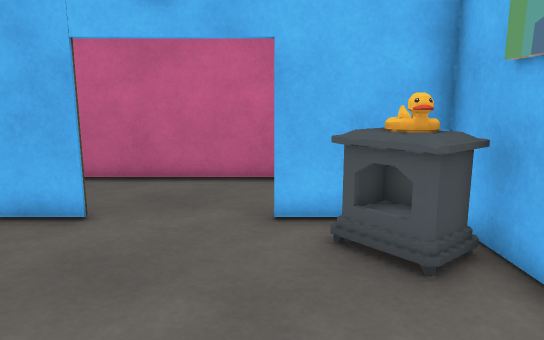
[1] (above)

24 first-person views from a walk through a Unity game level. The camera is 1.2 m above the floor, tilts 10° down and sees 70° across. Doors are open. The floor is counted in squares, 0.5 m on a side. Each view is taken from the middle of a square. On the plan, view 1 faces up. The plan holds only what a view shows up to about 20 squares ahead; the rest is blank. The place goes on beyond the plan. The player character is not drawn. Some surface patterns are stand-ins.

[2]
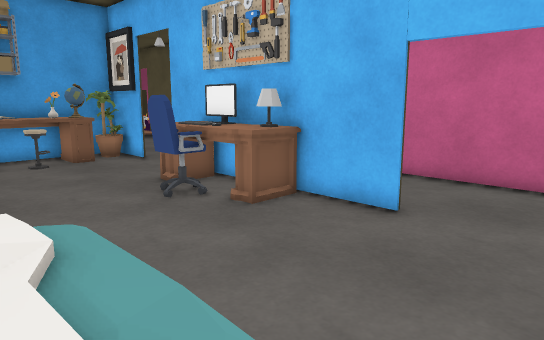

[3]
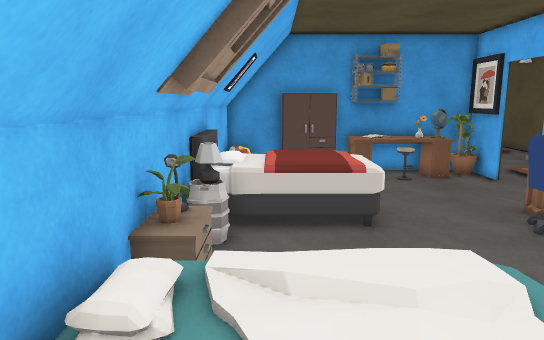

[4]
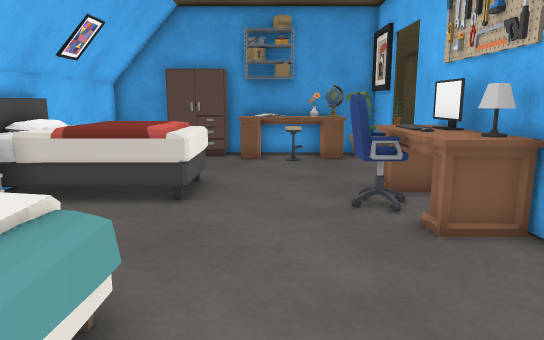

[5]
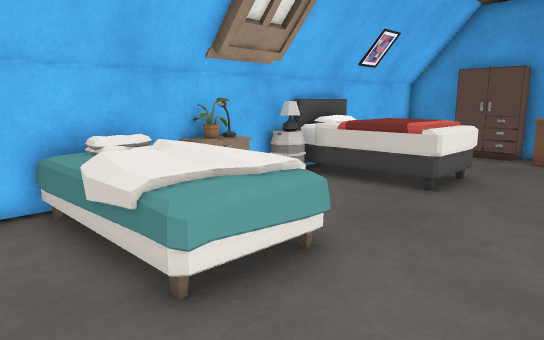

[6]
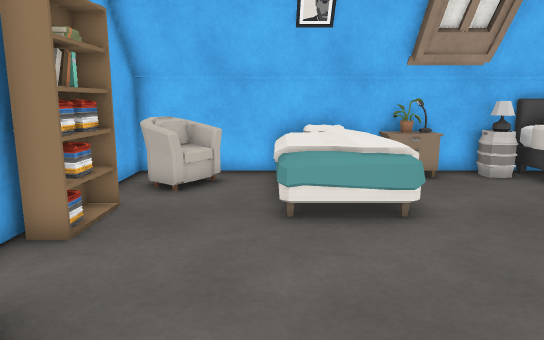

[7]
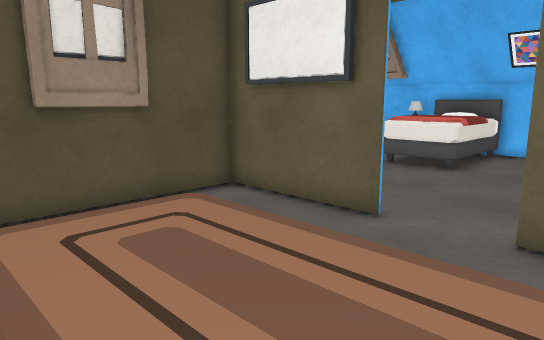

[8]
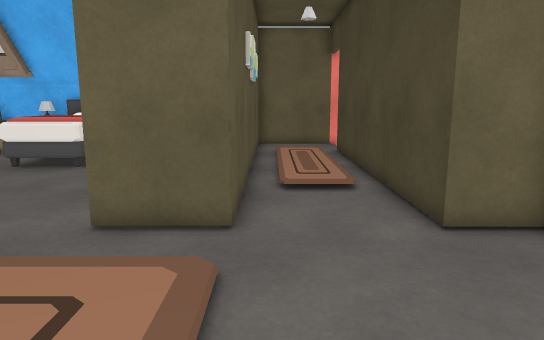

[9]
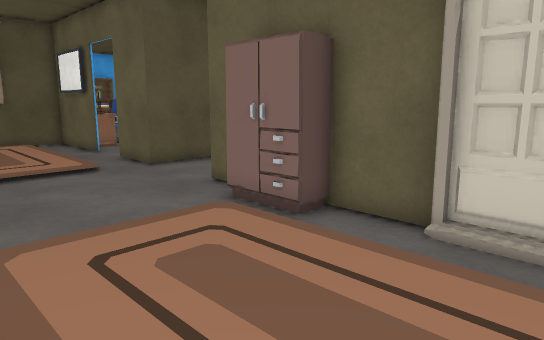

[10]
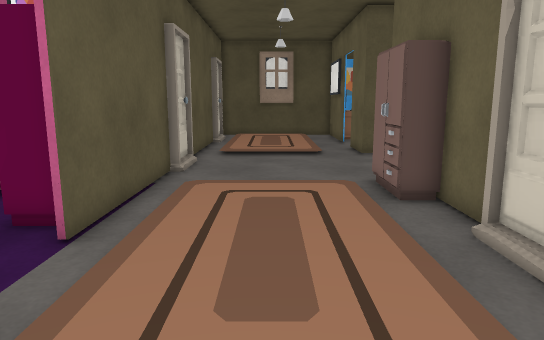

[11]
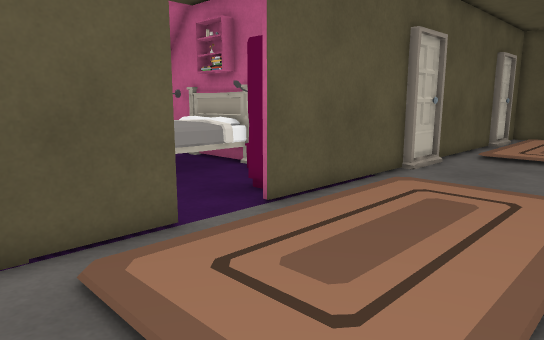

[12]
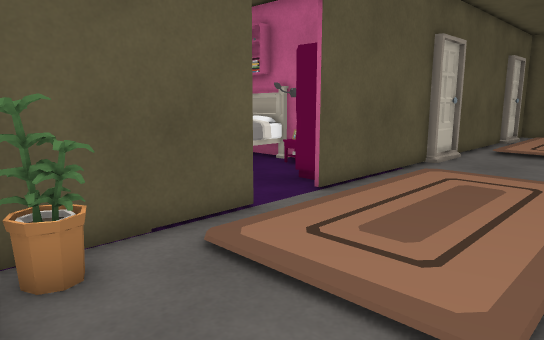

[13]
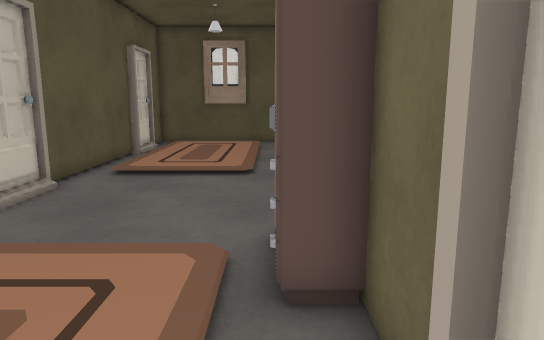

[14]
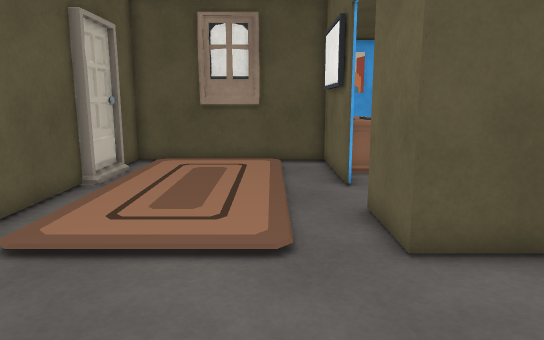

[15]
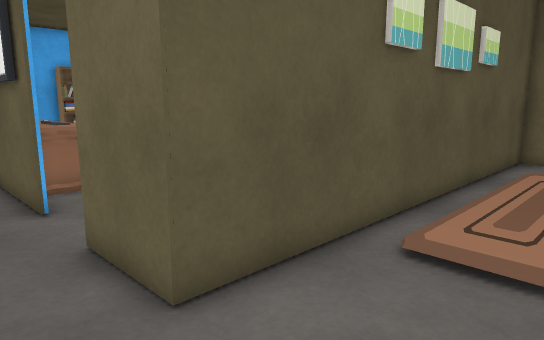

[16]
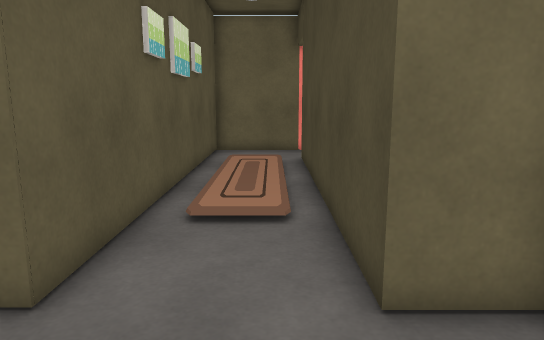

[17]
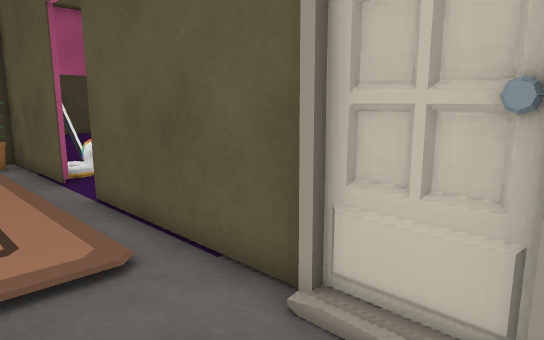

[18]
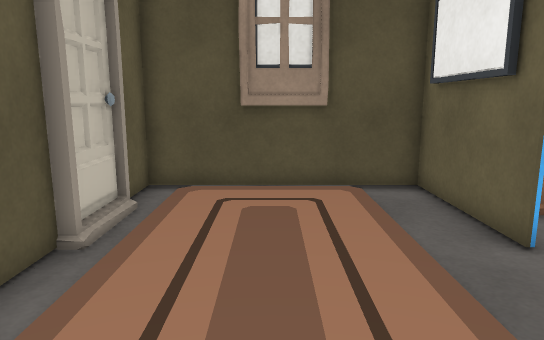

[19]
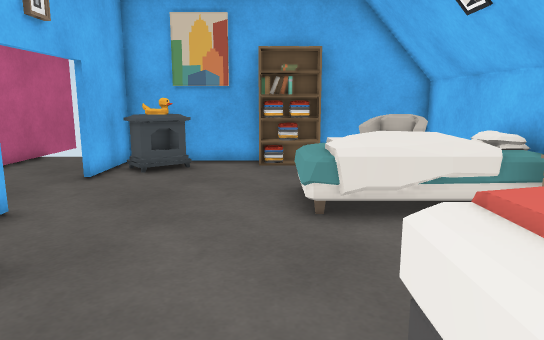

[20]
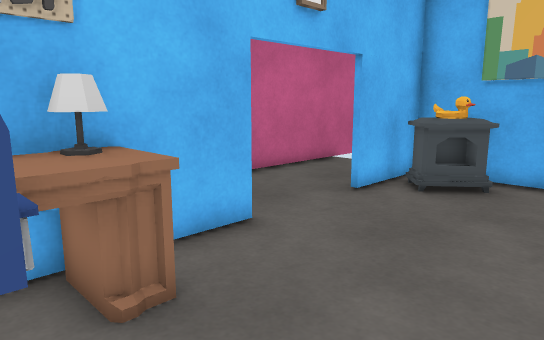

[21]
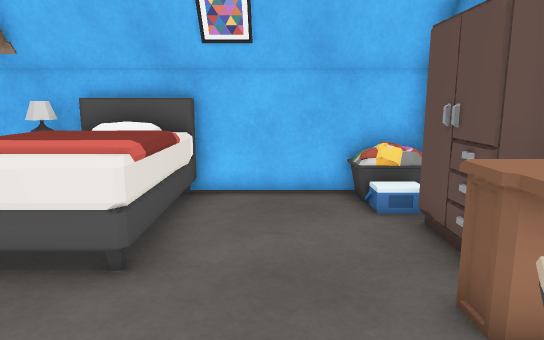

[22]
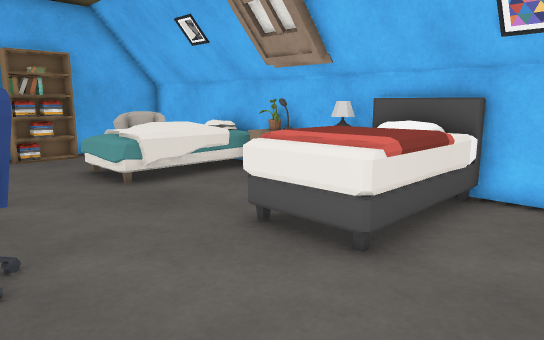

[23]
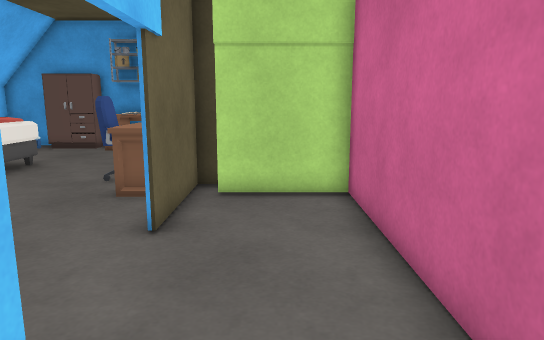

[24]
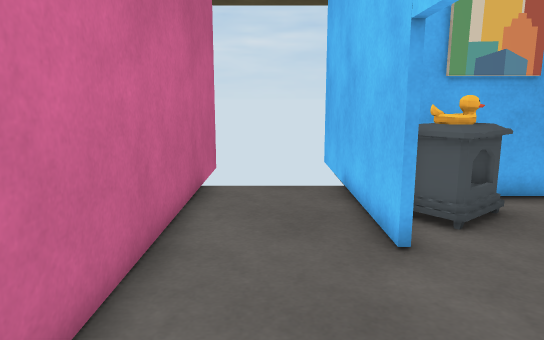

### Floor plan
Points are (right, up) in squares from view 1. A wall is a line through its corners. A room is listed if a view was taken in it or the views show most of it. See-through windows are left out.
Room 1 (views 1, 2, 3, 4, 5, 7, 8, 9, 10, 11, 12, 13, 14, 15, 16, 17, 18, 19, 20, 21, 22)
walls: (-24.1, 7.9) (-22.3, 7.9) (-22.3, 4.8); (-22.3, 1.6) (-22.3, -0.5); (-18.2, 0.5) (-18.2, 7.9) (-15.5, 7.9); (-29.2, 7.9) (-26.8, 7.9); (-15.5, 7.7) (-18, 7.7) (-18, 0.9); (-18, -1.5) (-18, -3.9); (-31, 7.9) (-29.4, 7.9); (-18.1, -3.2) (-17.1, -3.2); (-18.1, -3.5) (-15.8, -3.5); (-17.9, -3.8) (-16.1, -3.8); (-13, 7.9) (-11.5, 7.9); (-16.5, -3.2) (-15.8, -3.2); (-18, -4.2) (-11.4, -4.2); (-22.8, 15.5) (-26.6, 15.5); (-18.2, -4.4) (-18.2, -1.4); (-20.2, 15.2) (-20.9, 15.2); (-20.4, 15.5) (-22.6, 15.5); (-11.4, 7.7) (-13, 7.7); (-9.6, 7.9) (-8.5, 7.9); (-12.9, 15.1) (-12.9, 15.5) (-19.9, 15.5); (-33.4, 15.5) (-36.5, 15.5); (-8.2, 8.5) (-8.2, 11.6); (-8.4, 10.4) (-8.4, 12.9); (-10.4, 15.2) (-11, 15.2); (-10.6, 15.5) (-12.5, 15.5); (-9.6, -4.2) (-8.4, -4.2); (-8.2, 12.4) (-8.2, 15.5) (-9.8, 15.5); (-36.8, 15.5) (-37.6, 15.5); (-3.8, 7.7) (-9.5, 7.7); (-4.6, -4.2) (-3.4, -4.2); (-1.6, -4.2) (3.5, -4.2) (3.5, 0.1); (0.8, -3.2) (2.5, -3.2); (2.1, -2.5) (2.9, -2.5); (3.5, 2.1) (3.5, 7.7) (0, 7.7)
ways out: open door at (-2, 7.5) to room 2; opening at (-20.5, -5); open door at (-11.3, 15.3); gap at (-37, 16)
objects: other object (-36, 16) to (-35, 17); other object (-33, 17); wardrobe (-29, 16) to (-27, 17); wardrobe (-27, 9) to (-24, 9); wardrobe (-18, -2) to (-17, 1); shelf (-18, 2) to (-17, 4); other object (-17, 5); plant (-17, 6); desk (-16, 2) to (-16, 3); other object (-16, 4); desk (-16, 5) to (-16, 6); bed (-12, -4) to (-9, 1); desk (-11, 6) to (-10, 7); other object (-10, 7) to (-9, 7); other object (-9, -4) to (-8, -3); other object (-9, 5) to (-8, 5); other object (-9, 6) to (-8, 6); desk (-8, 6) to (-7, 7); other object (-7, 7); other object (-6, -4); dresser (-6, -3); plant (-5, -4) to (-5, -3); bed (-4, -4) to (-1, 1); fireplace (1, 5) to (3, 7); sofa (2, -1); bookshelf (3, 0) to (3, 2); other object (3, 4) to (4, 5)
Room 2 (views 6, 23, 24)
walls: (0, 7.9) (7.5, 7.9); (-7.5, 7.9) (-3.8, 7.9); (6, 12) (-6.9, 12) (-6.9, 8.5)
ways out: open door at (-2, 7.5) to room 1

Where each view was taken, in squares from view 1:
view 1: 0 up, 0 right, facing up
view 2: 0 up, 0 right, facing up-left
view 3: 2 down, 1 right, facing left
view 4: 3 up, 0 right, facing left
view 5: 5 up, 1 right, facing down-left
view 6: 9 up, 1 left, facing down
view 7: 15 up, 17 left, facing down-right
view 8: 15 up, 19 left, facing down
view 9: 15 up, 32 left, facing down-right
view 10: 12 up, 36 left, facing right
view 11: 9 up, 36 left, facing up-right
view 12: 9 up, 38 left, facing up-right
view 13: 9 up, 31 left, facing right
view 14: 10 up, 24 left, facing right
view 15: 10 up, 22 left, facing down-right
view 16: 12 up, 21 left, facing down
view 17: 12 up, 20 left, facing up-left
view 18: 12 up, 19 left, facing right
view 19: 2 up, 12 left, facing right
view 20: 2 up, 9 left, facing up-right
view 21: 6 up, 14 left, facing down
view 22: 6 up, 15 left, facing down-right
view 23: 10 up, 3 right, facing left
view 24: 10 up, 6 left, facing right
